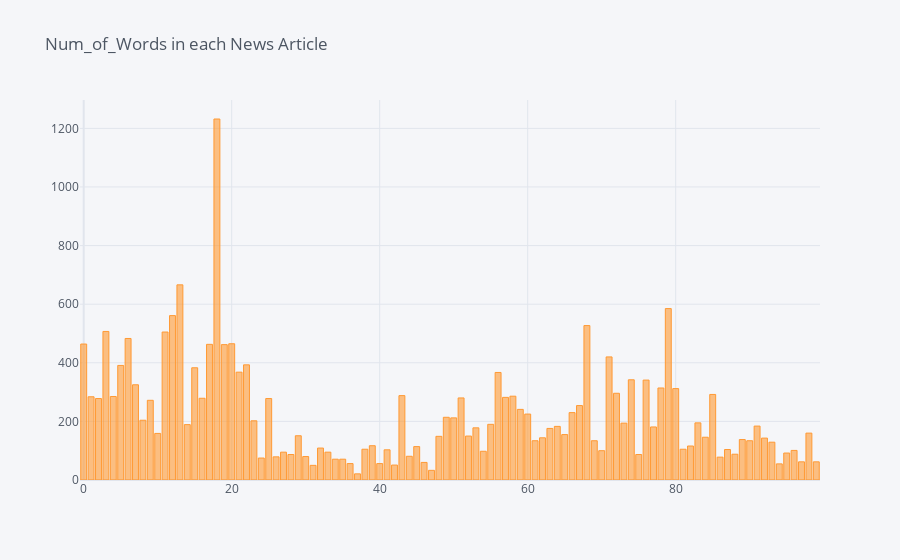

Notebook code for this chart:
### Code cell
dataset[['num_of_words']].iplot(kind='bar',title='Num_of_Words in each News Article')

### Figure 1 — Plotly figure (JSON) as saved in the notebook; plotly's stock layout.template omitted (floating-point values rounded to 4 significant figures)
{"data": [{"marker": {"color": "rgba(255, 153, 51, 0.6)", "line": {"color": "rgba(255, 153, 51, 1.0)", "width": 1}}, "name": "num_of_words", "orientation": "v", "text": "", "type": "bar", "x": [0, 1, 2, 3, 4, 5, 6, 7, 8, 9, 10, 11, 12, 13, 14, 15, 16, 17, 18, 19, 20, 21, 22, 23, 24, 25, 26, 27, 28, 29, 30, 31, 32, 33, 34, 35, 36, 37, 38, 39, 40, 41, 42, 43, 44, 45, 46, 47, 48, 49, 50, 51, 52, 53, 54, 55, 56, 57, 58, 59, 60, 61, 62, 63, 64, 65, 66, 67, 68, 69, 70, 71, 72, 73, 74, 75, 76, 77, 78, 79, 80, 81, 82, 83, 84, 85, 86, 87, 88, 89, 90, 91, 92, 93, 94, 95, 96, 97, 98, 99], "y": [464, 284, 278, 507, 285, 391, 483, 325, 204, 272, 159, 505, 561, 666, 189, 383, 279, 463, 1232, 462, 465, 368, 393, 202, 75, 278, 79, 95, 87, 151, 80, 50, 109, 95, 71, 71, 56, 21, 105, 117, 56, 103, 51, 288, 81, 114, 60, 33, 149, 214, 212, 280, 150, 178, 98, 190, 367, 282, 286, 241, 225, 134, 144, 176, 183, 155, 230, 254, 527, 134, 100, 420, 296, 194, 342, 87, 341, 181, 314, 585, 312, 105, 116, 195, 146, 292, 78, 104, 88, 138, 134, 184, 143, 129, 55, 92, 101, 62, 160, 62]}], "layout": {"autosize": true, "legend": {"bgcolor": "#F5F6F9", "font": {"color": "#4D5663"}}, "paper_bgcolor": "#F5F6F9", "plot_bgcolor": "#F5F6F9", "title": {"font": {"color": "#4D5663"}, "text": "Num_of_Words in each News Article"}, "xaxis": {"autorange": true, "gridcolor": "#E1E5ED", "range": [-0.5, 99.5], "showgrid": true, "tickfont": {"color": "#4D5663"}, "title": {"font": {"color": "#4D5663"}, "text": ""}, "type": "linear", "zerolinecolor": "#E1E5ED"}, "yaxis": {"autorange": true, "gridcolor": "#E1E5ED", "range": [0, 1297.0], "showgrid": true, "tickfont": {"color": "#4D5663"}, "title": {"font": {"color": "#4D5663"}, "text": ""}, "type": "linear", "zerolinecolor": "#E1E5ED"}}}
